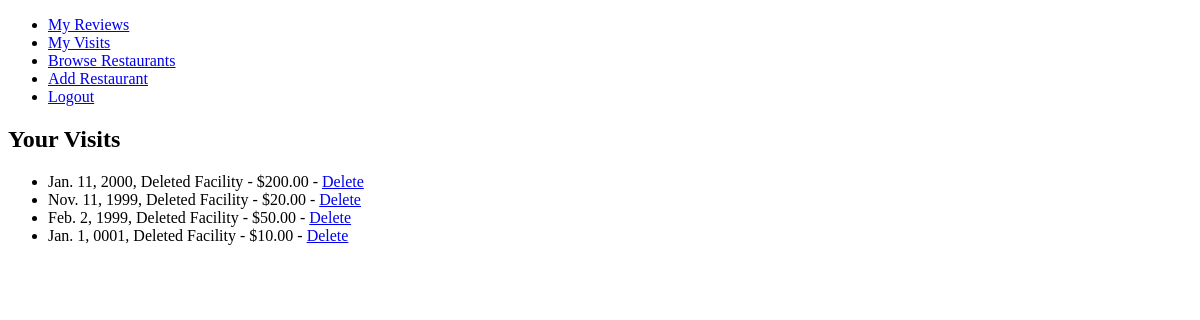
The page /user-visits/ (signed in) on the database as committed earlier.
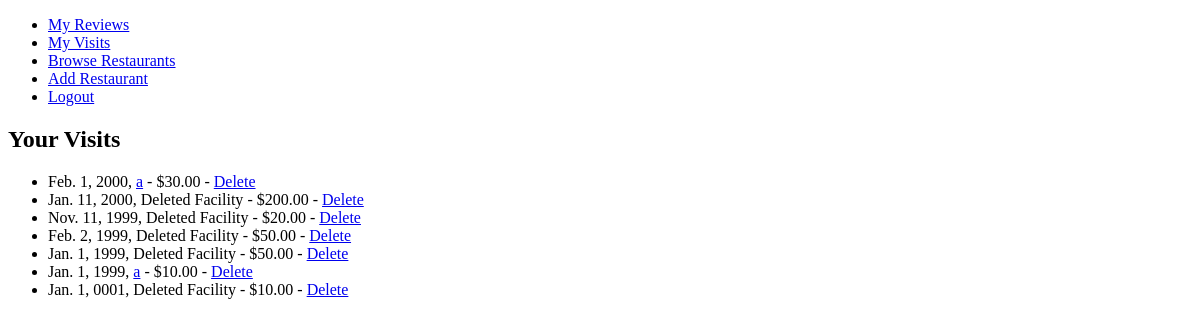
The same page on the database as committed later.
### reviews/models.py (models this page shows, shortened)
class Visit(models.Model):
    restaurant = models.ForeignKey(Restaurant, on_delete=models.SET_NULL, null=True)
    customer = models.ForeignKey(get_user_model(), on_delete=models.CASCADE)
    date = models.DateField()
    spending = models.DecimalField(max_digits=10, decimal_places=2)

class Restaurant(models.Model):
    RESTAURANT_TYPE_OPTIONS: List[Tuple[str, str]] = [
        ('african_cuisine', 'African cuisine'),
        ('american_cuisine', 'Cuisine of the Americas'),
        ('asian_cuisine', 'Asian cuisine'),
        ('european_cuisine', 'European cuisine'),
        ('oceanic_cuisine', 'Oceanic cuisine'),
    ]
    name = models.CharField(max_length=100)
    cuisine = models.CharField(max_length=50, choices=RESTAURANT_TYPE_OPTIONS, default='european_cuisine')
    address = models.TextField(max_length=200)
    created_by = models.ForeignKey(get_user_model(), on_delete=models.CASCADE)
    def __str__(self):
        return self.name

### reviews/views.py (the view)
# urls.py: path('user-visits/', user_visits, name='user_visits'),
@login_required
def user_visits(request):
    if request.user.is_authenticated:
        visits = Visit.objects.filter(customer=request.user).order_by('-date')
        return render(request, 'reviews/user_visits.html', {'user_visits': visits})
    else:
        return redirect('login')

### reviews/templates/reviews/user_visits.html (shortened to what this page needs)
<!DOCTYPE html>
<html lang="en">
<head>
</head>
<body>
{% extends 'main.html' %}
{% block content %}
    <h2>Your Visits</h2>
    <ul>
        {% for visit in user_visits %}
            <li>
                {{ visit.date }},
                {% if visit.restaurant_id %}
                    <a href="{% url 'restaurant_detail' visit.restaurant.id %}">{{ visit.restaurant }}</a>
                {% else %}
                    Deleted Facility
                {% endif %}
                - ${{ visit.spending }} - <a href="{% url 'delete_visit' visit.id %}">Delete</a>
            </li>
        {% endfor %}
    </ul>
{% endblock content %}

Rows that differ between the two databases and show on the page:
added Visit: date "Feb. 1, 2000", restaurant "a", spending "30.00"
added Visit: date "Jan. 1, 1999", shows "Deleted Facility", spending "50.00"
added Visit: date "Jan. 1, 1999", restaurant "a", spending "10.00"
